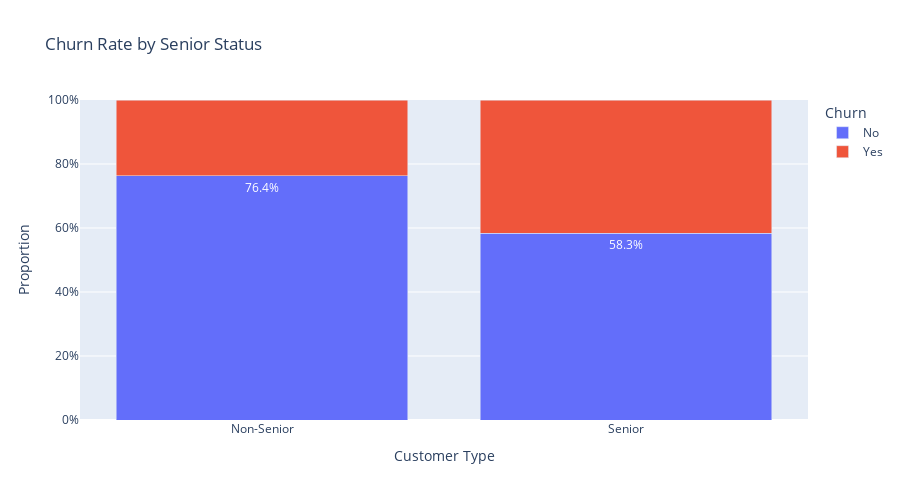
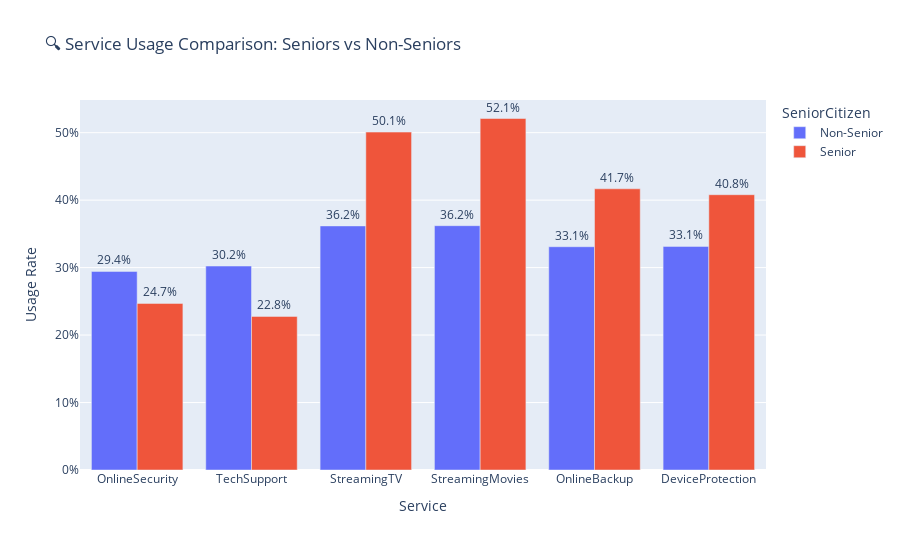

Notebook cell for these charts, in order:
### Markdown cell above
#### **Senior Citizen Customer Analysis**
##### 1. Stacked bar chart for senior vs churn

### Code cell
import plotly.express as px

# Stacked bar chart for senior vs churn with plotly
selected_churn = ["No", "Yes"]
filtered_churn = df.groupby("SeniorCitizen")["Churn"].value_counts(normalize=True).unstack().fillna(0).reset_index()

columns_to_keep = ["SeniorCitizen"] + selected_churn
filtered_churn = filtered_churn[columns_to_keep]
melted = filtered_churn.melt(id_vars="SeniorCitizen", value_vars=selected_churn,
                            var_name="Churn", value_name="Rate")
melted["SeniorCitizen"] = melted["SeniorCitizen"].map({0: "Non-Senior", 1: "Senior"})

fig3 = px.bar(melted, x="SeniorCitizen", y="Rate", color="Churn", barmode="stack",
            text="Rate", title="Churn Rate by Senior Status",
            labels={"Rate": "Proportion", "SeniorCitizen": "Customer Type"})
fig3.update_traces(texttemplate='%{text:.1%}', textposition='outside')
fig3.update_layout(yaxis_tickformat=".0%", yaxis_range=[0, 1], height=500)
fig3.show()

# Section: Service Usage by Senior Status and Churn Status
service_features = ['OnlineSecurity', 'TechSupport', 'StreamingTV', 'StreamingMovies', 'OnlineBackup', 'DeviceProtection']
senior_services = df.groupby('SeniorCitizen')[service_features].apply(lambda x: x.eq('Yes').mean()).reset_index()
senior_services['SeniorCitizen'] = senior_services['SeniorCitizen'].map({0: 'Non-Senior', 1: 'Senior'})
melted_services = senior_services.melt(id_vars='SeniorCitizen', var_name='Service', value_name='UsageRate')

fig = px.bar(
    melted_services,
    x='Service',
    y='UsageRate',
    color='SeniorCitizen',
    barmode='group',
    title='🔍 Service Usage Comparison: Seniors vs Non-Seniors',
    labels={'UsageRate': 'Usage Rate'}
)
fig.update_traces(texttemplate='%{y:.1%}', textposition='outside')
fig.layout.height = 550
fig.update_layout(yaxis_tickformat=".0%")
fig.show()

### Figure 1 — Plotly figure (JSON) as saved in the notebook; plotly's stock layout.template omitted (floating-point values rounded to 4 significant figures)
{"data": [{"alignmentgroup": "True", "hovertemplate": "Churn=No<br>Customer Type=%{x}<br>Proportion=%{text}<extra></extra>", "legendgroup": "No", "marker": {"color": "#636efa", "pattern": {"shape": ""}}, "name": "No", "offsetgroup": "No", "orientation": "v", "showlegend": true, "text": [0.7639, 0.5832], "textposition": "outside", "texttemplate": "%{text:.1%}", "type": "bar", "x": ["Non-Senior", "Senior"], "xaxis": "x", "y": [0.7639, 0.5832], "yaxis": "y"}, {"alignmentgroup": "True", "hovertemplate": "Churn=Yes<br>Customer Type=%{x}<br>Proportion=%{text}<extra></extra>", "legendgroup": "Yes", "marker": {"color": "#EF553B", "pattern": {"shape": ""}}, "name": "Yes", "offsetgroup": "Yes", "orientation": "v", "showlegend": true, "text": [0.2361, 0.4168], "textposition": "outside", "texttemplate": "%{text:.1%}", "type": "bar", "x": ["Non-Senior", "Senior"], "xaxis": "x", "y": [0.2361, 0.4168], "yaxis": "y"}], "layout": {"barmode": "stack", "height": 500, "legend": {"title": {"text": "Churn"}, "tracegroupgap": 0}, "title": {"text": "Churn Rate by Senior Status"}, "xaxis": {"anchor": "y", "domain": [0, 1], "title": {"text": "Customer Type"}}, "yaxis": {"anchor": "x", "domain": [0, 1], "range": [0, 1], "tickformat": ".0%", "title": {"text": "Proportion"}}}}

### Figure 2 — Plotly figure (JSON) as saved in the notebook; plotly's stock layout.template omitted (floating-point values rounded to 4 significant figures)
{"data": [{"alignmentgroup": "True", "hovertemplate": "SeniorCitizen=Non-Senior<br>Service=%{x}<br>Usage Rate=%{y}<extra></extra>", "legendgroup": "Non-Senior", "marker": {"color": "#636efa", "pattern": {"shape": ""}}, "name": "Non-Senior", "offsetgroup": "Non-Senior", "orientation": "v", "showlegend": true, "textposition": "outside", "texttemplate": "%{y:.1%}", "type": "bar", "x": ["OnlineSecurity", "TechSupport", "StreamingTV", "StreamingMovies", "OnlineBackup", "DeviceProtection"], "xaxis": "x", "y": [0.2944, 0.3023, 0.3618, 0.3621, 0.331, 0.3315], "yaxis": "y"}, {"alignmentgroup": "True", "hovertemplate": "SeniorCitizen=Senior<br>Service=%{x}<br>Usage Rate=%{y}<extra></extra>", "legendgroup": "Senior", "marker": {"color": "#EF553B", "pattern": {"shape": ""}}, "name": "Senior", "offsetgroup": "Senior", "orientation": "v", "showlegend": true, "textposition": "outside", "texttemplate": "%{y:.1%}", "type": "bar", "x": ["OnlineSecurity", "TechSupport", "StreamingTV", "StreamingMovies", "OnlineBackup", "DeviceProtection"], "xaxis": "x", "y": [0.2469, 0.2277, 0.5009, 0.521, 0.4168, 0.4081], "yaxis": "y"}], "layout": {"barmode": "group", "height": 550, "legend": {"title": {"text": "SeniorCitizen"}, "tracegroupgap": 0}, "title": {"text": "🔍 Service Usage Comparison: Seniors vs Non-Seniors"}, "xaxis": {"anchor": "y", "domain": [0, 1], "title": {"text": "Service"}}, "yaxis": {"anchor": "x", "domain": [0, 1], "tickformat": ".0%", "title": {"text": "Usage Rate"}}}}
